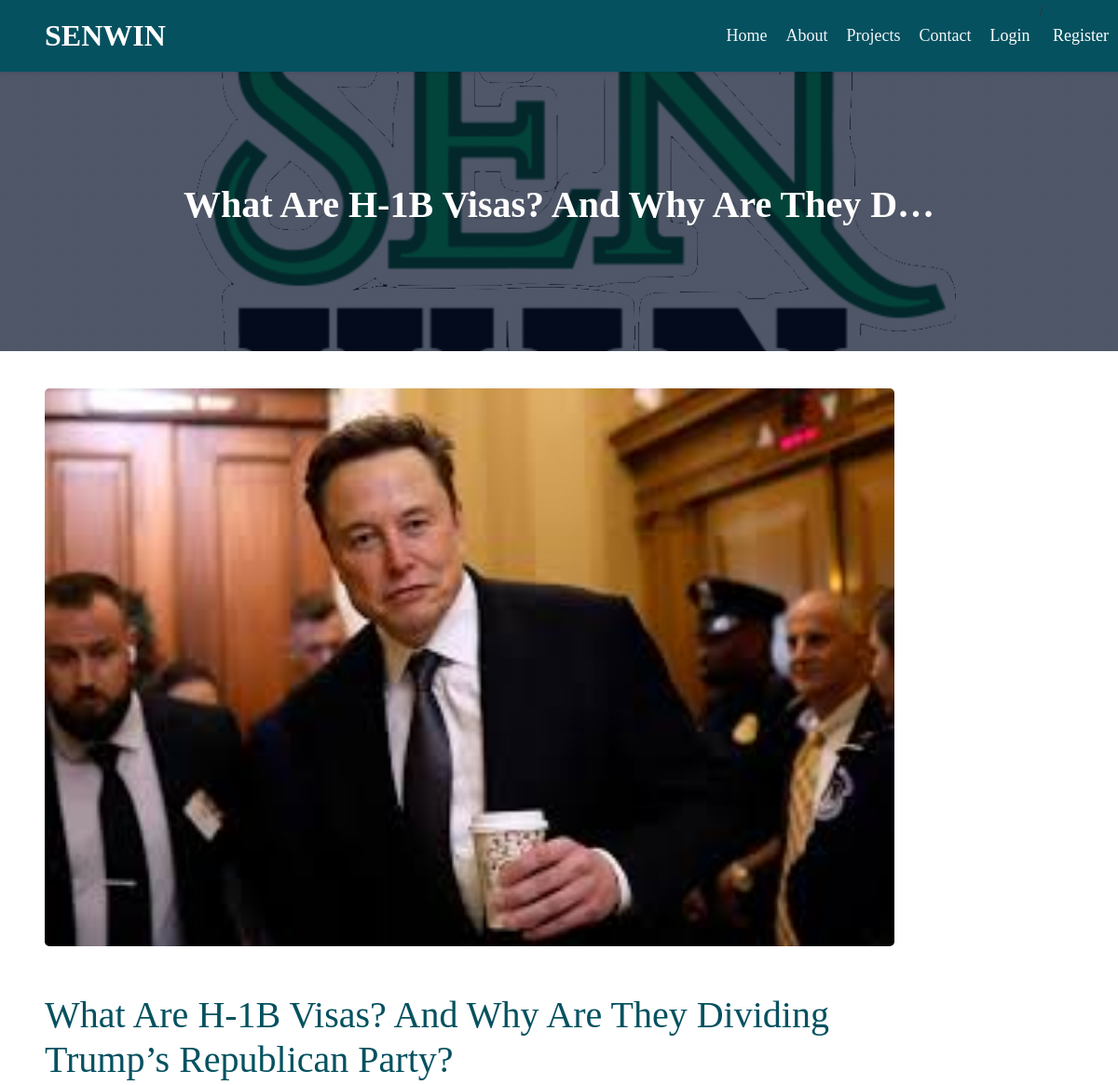
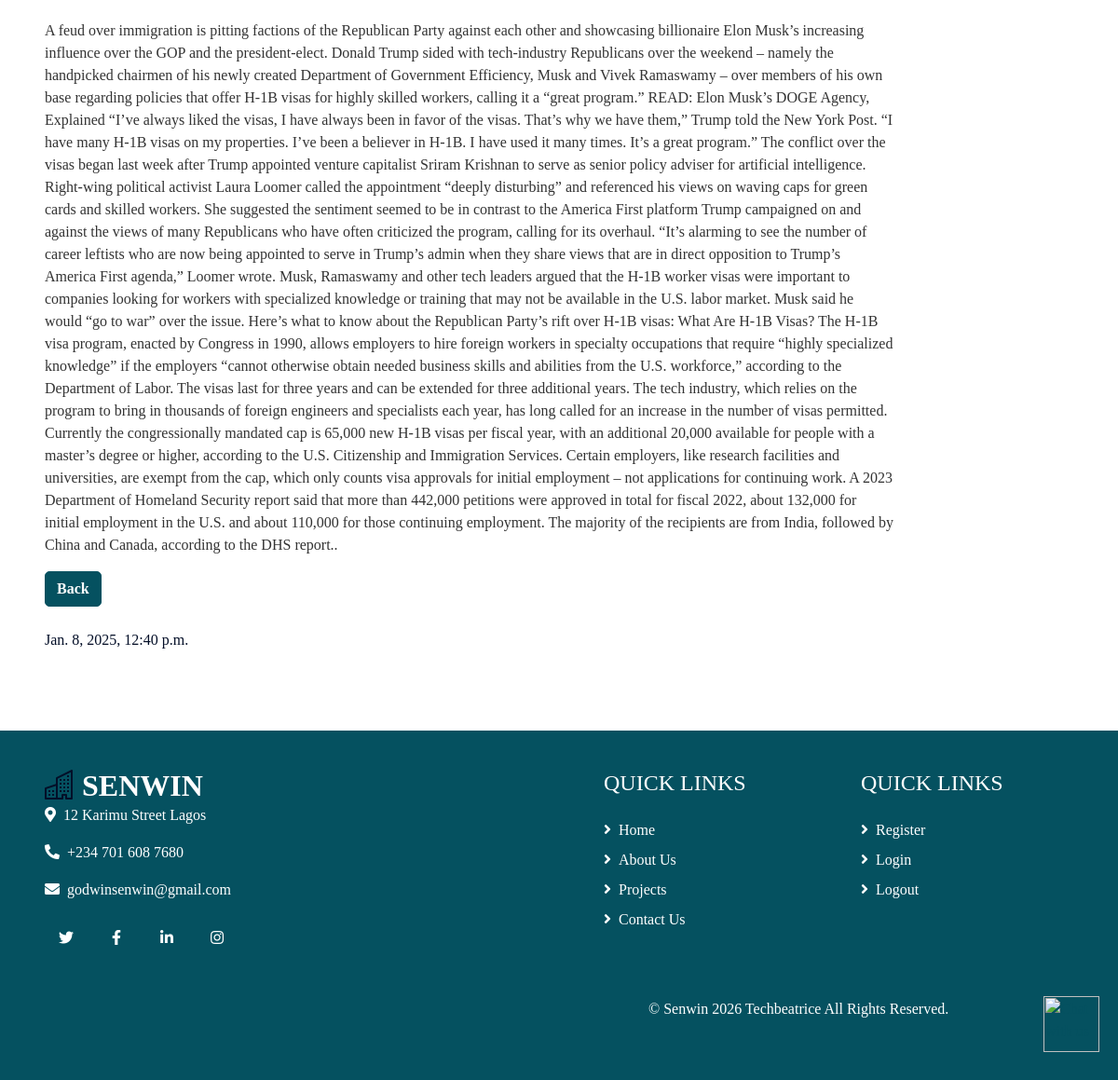
Screenshot of /sub_picture/11/ with the database file from the repository (2 pictures, top to bottom).
### senwin/models.py (models this page shows, shortened)
class CategoryPost(models.Model):
    category_title = models.CharField(max_length=255, blank=True, null=True)
    category_description = models.TextField()
    category_slug = models.SlugField (max_length=255,blank=True, null=True)
    category_image= models.ImageField(upload_to='images_ category/')
    category_publish_date = models.DateTimeField (auto_now_add= True)
    category_author = models.ForeignKey(User, on_delete=models.CASCADE)
    class Meta:
        ordering =['-category_publish_date']

### senwin/views.py (the view, shortened to what this page needs)
# urls.py: path('sub_picture/<int:pk>/', SubPictureDetailView.as_view(), name="sub_detail"),
class SubPictureDetailView(DetailView):
    model = CategoryPost
    template_name = 'senwin/sub_picture_detail.html'
    context_object_name = 'sub_picture'

### templates/senwin/sub_picture_detail.html (shortened to what this page needs)
{% extends "base.html" %}
{% load static %}
{% block content%}
    <div class="container-fluid page-header">
        <h2 class="display-3 text-white mb-3">{{ object.category_title|truncatechars:40 }}</h2>
    </div>
    <div class="container-fluid py-6 px-5">
        <div class="row g-5">
            <div class="col-lg-10">
                <div class="mb-5">
                    <img class="img-fluid w-100 rounded mb-5" src="{{ object.category_image.url }}"style="border-radius: 5px;" alt="">
                    <h1 class="mb-4"style="color: #055160;">{{ object.category_title }}</h1>
                    <p>{{ object.category_description }}.</p>
                    <div class="btn-wrapper">
                        <a href=""onclick="history.back(); return false;" class="btn btn-primary"style="border-radius: 5px;font-family:emoji;"> Back </a>
                    </div><br>
                    <h6>{{ object.category_publish_date }}</h>
                </div>
            </div>
        </div>
    </div>
{% endblock %}

### static/css/style.css (style rules this page uses)
body { margin: 0; padding: 0; font-family:Georgia; font-size: 1rem; font-weight: 400; line-height: 1.5; color: #333; background-color: #fff; -webkit-text-size-adjust: 100%; -webkit-tap-highlight-color: rgba(0, 0, 0, 0); }
.btn-primary { color: #000; background-color: #055160; border-color: #040f28; }
a { color: #055160; text-decoration: none; }
.text-white { color: #FFFFFF !important; font-family: Georgia; }
h1, .h1, h2, .h2, .h3, h3,h4, .h4, h5, .h5, h6, .h6 { margin-top: 2px; margin-bottom: .5rem; font-family: Georgia; font-weight: 200; line-height: 1.2; color: #040F28; }
.btn { display: inline-block; font-weight: 400; line-height: 1.5; text-align: center; vertical-align: middle; cursor: pointer; background-color: #055160; padding: .375rem .75rem; font-size: 1rem; border-radius:4px; border-color: #055160; }
.py-6 { padding-top: 40px; padding-bottom: 40px; }
.btn { position: relative; font-weight: 600; transition: .5s; }
.btn::after { position: absolute; content: ""; width: 0; height: 5px; bottom: -1px; left: 50%; background: var(--primary); transition: .5s; }
.btn.btn-primary::after { background: var(--dark); }
.btn-primary { color: #FFFFFF; }
.display-3 { font-size: 40px; font-weight: 700; line-height: 1.2; font-family: Georgia; text-transform:none; }
.page-header { height: 300px; display: flex; flex-direction: column; align-items: center; justify-content: center; background: linear-gradient(rgba(4, 15, 40, .7), rgba(4, 15, 40, .7)), url(../img/sss.png) center center no-repeat; background-size: cover; }

### rows the page displays
CategoryPost: category_title "What Are H-1B Visas? And Why Are They D…", category_image (picture), category_title "What Are H-1B Visas? And Why Are They Dividing Trump’s Republican Party?", category_description "A feud over immigration is pitting factions of the Republican Party against each other and showcasing billionaire Elon Musk’s increasing influence over the GOP and the president-elect. Donald Trump sided with tech-industry Republicans over the weekend – namely the handpicked chairmen of his newly created Department of Government Efficiency, Musk and Vivek Ramaswamy – over members of his own base regarding policies that offer H-1B visas for highly skilled workers, calling it a “great program.” READ: Elon Musk’s DOGE Agency, Explained “I’ve always liked the visas, I have always been in favor of the visas. That’s why we have them,” Trump told the New York Post. “I have many H-1B visas on my…", category_publish_date "Jan. 8, 2025, 12:40 p.m."
